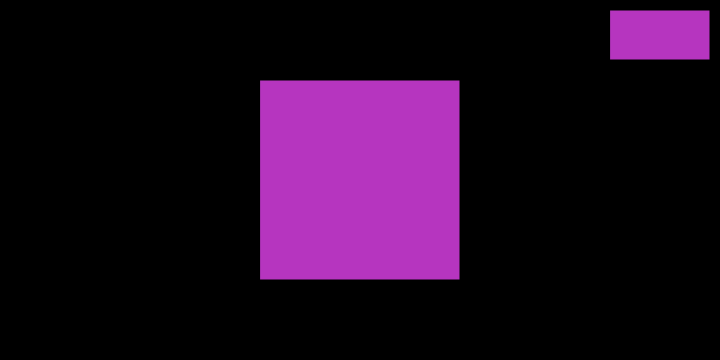
Frame 1 (no input)
Frame 60 (no input): identical to frame 1, image omitted
Frame 120 (the mouse pressed at the canvas centre since frame 60): identical to frame 1, image omitted

The p5.js sketch that drew this single still picture (run headless with seeded random() and noise() and a simulated clock; from frame 60 on, the mouse is pressed at the canvas centre):

// p5.js sketch
// ── sketch.js
var r, g, b;
var x, y, w, h;
var angle = 0;
function setup(){
	createCanvas(720, 360);
	rectMode(CENTER);
	r = random(0, 255);
	g = random(0, 255);
	b = random(0, 255);
}
function draw(){
	background("black");
	fill(r, g, b);
	/* the button */
	x = width - 60;
	y = 35;
	w = 100;
	h = 50;
	rect(x, y, w, h);
	
	/* rotating another shape */
	push();
	translate(width/2, height/2);
	rotate(angle);
	rect(0, 0, 200, 200);
	pop();
}
function mousePressed() {
	if ( mouseX > x - w/2 && mouseX < x + w/2 && mouseY > y - h/2 && mouseY < y + h/2 ) {
		angle += 0.1;
	}
}
